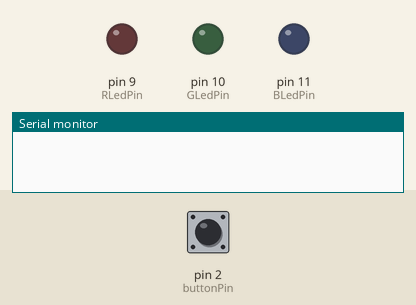
Recording of a sketch running on a simulated Arduino Uno, built with avr-gcc and run on an emulated ATmega328P. On the bench: output pins drawn as LEDs (lit = HIGH), the last lines printed to the serial monitor. Inputs (shaded band) come from the test bench; at power-on: pin 2 (buttonPin) HIGH. Random numbers use the default seed unless the sketch sets one.

Above: at 1.2 s.
1.3 s: pin 2 (buttonPin) pulled LOW for 3.2 s
7.5 s: pin 2 (buttonPin) pulled LOW for 0.15 s
At 9.67 s:
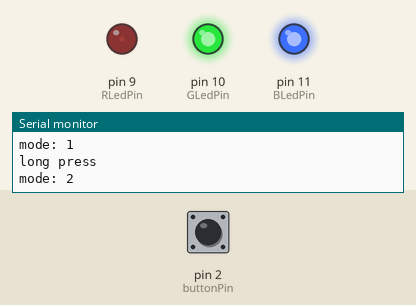
10.6 s: pin 2 (buttonPin) pulled LOW for 1 s
At 13.97 s:
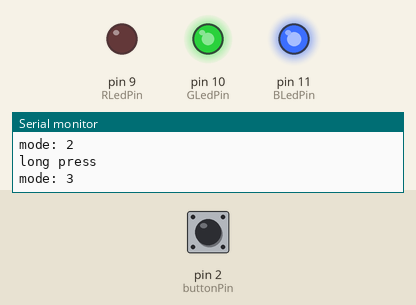
14.6 s: pin 2 (buttonPin) pulled LOW for 0.15 s
17.7 s: pin 2 (buttonPin) pulsed LOW 2 times (0.12 s each, 0.3 s apart)
At 21.0 s:
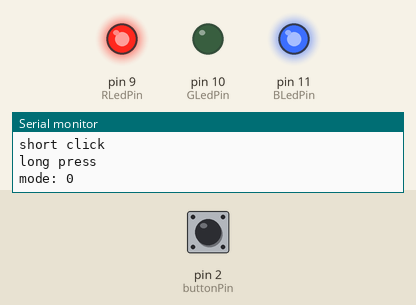
21.3 s: pin 2 (buttonPin) pulsed LOW 5 times (0.12 s each, 0.3 s apart)
At 23.4 s:
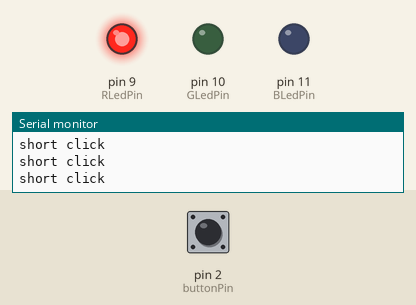
Timing chart, 0 to 25.3 s (numbered marks = the images above; inputs shaded):
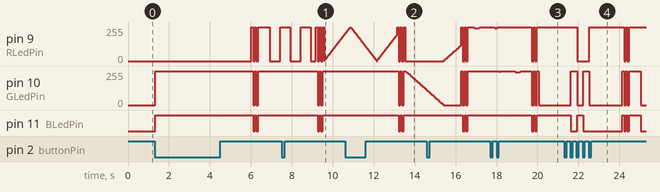

Measured:
- after the input at 7.5 s, pin 10 (GLedPin): alternates 255/255 for 0.08 s and 0/255 for 0.08 s, 4 changes in all, then stays 255/255, starting after 1.8 s; pin 11 (BLedPin): alternates HIGH for 0.08 s and LOW for 0.08 s, 4 changes in all, then stays HIGH, starting after 1.8 s
- after the input at 10.6 s, pin 10 (GLedPin): ramps from 255/255 to 0/255 and jumps back, once every 0.16 s; pin 11 (BLedPin): alternates HIGH for 0.08 s and LOW for 0.08 s, 4 changes in all, then stays HIGH, starting after 2.6 s
- after the input at 17.7 s, pin 11 (BLedPin): alternates HIGH for 0.08 s and LOW for 0.08 s, 4 changes in all, then stays HIGH, starting after 2.0 s
- after the input at 21.3 s, pin 9 (RLedPin): goes 0/255 0.60 s, 255/255 1.7 s, 0/255 0.08 s, 255/255 0.08 s, 0/255 0.08 s, then 255/255, starting after 0.63 s; pin 10 (GLedPin): 0/255 → 255/255 after 0.33 s, → 0/255 0.30 s later, → 255/255 0.30 s later, → 0/255 0.30 s later, … (10 changes in this stretch)

The sketch:

hw3_1_light_stick.ino
```cpp
const int buttonPin = 2;
const int PRESSED = HIGH;
const int RLedPin = 9;
const int GLedPin = 10;
const int BLedPin = 11;

int buttonState = !PRESSED;
bool buttonPressed = false;
unsigned long pressingTime = 0;
const int longPressInterval = 1500;
const int debounceTime = 30;
int lastReading = !PRESSED;
unsigned long lastChangeTime = 0;
bool longPressDone = false;

int currentMode = 0;
const int modeCount = 5;
const int secretMode = 5;

int lightNum = 0;
const int colorCount = 7;
int RLightColor = 0;
int GLightColor = 0;
int BLightColor = 0;
int RCurrentColor = 0;
int GCurrentColor = 0;
int BCurrentColor = 0;

unsigned long blinkTimer = 0;
const int blinkInterval = 500;
bool blinkOn = true;

const int fadeAmount = 2;
int fadeDirection = 1;

int rainbowHue = 0;
unsigned long rainbowTimer = 0;
int rainbowSpeedLevel = 0;
const int rainbowSpeeds[3] = {30, 12, 4};

unsigned long heartbeatStart = 0;
const int heartbeatPeriod = 1000;

int clickCount = 0;
unsigned long lastClickTime = 0;
const int secretClicks = 5;
const unsigned long clickGap = 500;

void setup()
{
  pinMode(buttonPin, INPUT);
  pinMode(RLedPin, OUTPUT);
  pinMode(GLedPin, OUTPUT);
  pinMode(BLedPin, OUTPUT);
  Serial.begin(9600);
}

void loop()
{
  checkButton();
  updateLEDColor();
  setRGBLEDColor(RCurrentColor, GCurrentColor, BCurrentColor);
}

void checkButton(){
  int reading = digitalRead(buttonPin);

  if(reading != lastReading){
    lastChangeTime = millis();
    lastReading = reading;
  }
  if(millis() - lastChangeTime > debounceTime){
    buttonState = reading;
  }
  else{
    return;
  }

  if(buttonState == PRESSED && !buttonPressed){
    pressingTime = millis();
    buttonPressed = true;
    longPressDone = false;
  }

  if(buttonState == PRESSED && buttonPressed && !longPressDone){
    if(millis() - pressingTime >= longPressInterval){
      Serial.println("long press");
      longPressFeedback();
      changeMode();
      longPressDone = true;
      clickCount = 0;
    }
  }

  if(buttonState != PRESSED && buttonPressed){
    if(!longPressDone){
      Serial.println("short click");
      shortClick();
    }
    buttonPressed = false;
  }
}

void shortClick(){
  if(millis() - lastClickTime < clickGap){
    clickCount = clickCount + 1;
  }
  else{
    clickCount = 1;
  }
  lastClickTime = millis();

  if(clickCount >= secretClicks && currentMode != secretMode){
    enterSecretMode();
    clickCount = 0;
  }
  else if(currentMode == 3){
    changeRainbowSpeed();
  }
  else if(currentMode != secretMode){
    changeLEDColor();
  }
}

void enterSecretMode(){
  currentMode = secretMode;
  Serial.println("SECRET MODE: fireworks");
}

void longPressFeedback(){
  for(int i = 0; i < 2; i++){
    setRGBLEDColor(255, 255, 255);
    delay(80);
    setRGBLEDColor(0, 0, 0);
    delay(80);
  }
  setRGBLEDColor(255, 255, 255);
  delay(80);
}

void changeLEDColor(){
  lightNum = lightNum + 1;
  if(lightNum >= colorCount)
    lightNum = 0;

  if(lightNum == 0){
    RLightColor = 0;   GLightColor = 0;   BLightColor = 0;
  }
  if(lightNum == 1){
    RLightColor = 0;   GLightColor = 255; BLightColor = 255;
  }
  if(lightNum == 2){
    RLightColor = 255; GLightColor = 0;   BLightColor = 255;
  }
  if(lightNum == 3){
    RLightColor = 255; GLightColor = 255; BLightColor = 0;
  }
  if(lightNum == 4){
    RLightColor = 0;   GLightColor = 0;   BLightColor = 255;
  }
  if(lightNum == 5){
    RLightColor = 0;   GLightColor = 255; BLightColor = 0;
  }
  if(lightNum == 6){
    RLightColor = 255; GLightColor = 0;   BLightColor = 0;
  }

  RCurrentColor = RLightColor;
  GCurrentColor = GLightColor;
  BCurrentColor = BLightColor;
}

void changeMode(){
  currentMode = currentMode + 1;
  if(currentMode >= modeCount){
    currentMode = 0;
  }
  Serial.print("mode: ");
  Serial.println(currentMode);

  if(currentMode == 1){
    blinkTimer = 0;
    blinkOn = true;
  }
  if(currentMode == 2){
    RCurrentColor = RLightColor;
    GCurrentColor = GLightColor;
    BCurrentColor = BLightColor;
    fadeDirection = 1;
  }
  if(currentMode == 3){
    rainbowHue = 0;
    rainbowTimer = millis();
  }
  if(currentMode == 4){
    heartbeatStart = millis();
  }
}

void changeRainbowSpeed(){
  rainbowSpeedLevel = rainbowSpeedLevel + 1;
  if(rainbowSpeedLevel >= 3)
    rainbowSpeedLevel = 0;
  Serial.print("rainbow speed: ");
  Serial.println(rainbowSpeedLevel);
}

void updateLEDColor(){
  if(currentMode == 0){
    RCurrentColor = RLightColor;
    GCurrentColor = GLightColor;
    BCurrentColor = BLightColor;
  }
  else if(currentMode == 1){
    unsigned long currentTime = millis();
    if(currentTime - blinkTimer > blinkInterval){
      blinkOn = !blinkOn;
      blinkTimer = currentTime;
    }

    if(blinkOn){
      RCurrentColor = RLightColor;
      GCurrentColor = GLightColor;
      BCurrentColor = BLightColor;
    }
    else{
      RCurrentColor = 255;
      GCurrentColor = 255;
      BCurrentColor = 255;
    }
  }
  else if(currentMode == 2){
    bool negativeDir = false;
    if(RLightColor == 0){
      RCurrentColor = RCurrentColor + fadeDirection * fadeAmount;
      if(RCurrentColor > (255 - RLightColor) || (RCurrentColor < 0)){
        negativeDir = true;
      }
      if(RCurrentColor < 0) RCurrentColor = 0;
      if(RCurrentColor > 255) RCurrentColor = 255;
    }
    if(GLightColor == 0){
      GCurrentColor = GCurrentColor + fadeDirection * fadeAmount;
      if(GCurrentColor > (255 - GLightColor) || (GCurrentColor < 0)){
        negativeDir = true;
      }
      if(GCurrentColor < 0) GCurrentColor = 0;
      if(GCurrentColor > 255) GCurrentColor = 255;
    }
    if(BLightColor == 0){
      BCurrentColor = BCurrentColor + fadeDirection * fadeAmount;
      if(BCurrentColor > (255 - BLightColor) || (BCurrentColor < 0)){
        negativeDir = true;
      }
      if(BCurrentColor < 0) BCurrentColor = 0;
      if(BCurrentColor > 255) BCurrentColor = 255;
    }
    if(negativeDir)
      fadeDirection = -fadeDirection;

    delay(10);
  }
  else if(currentMode == 3){
    if(millis() - rainbowTimer > (unsigned long)rainbowSpeeds[rainbowSpeedLevel]){
      rainbowHue = (rainbowHue + 1) % 360;
      rainbowTimer = millis();
    }
    setRainbowColor(rainbowHue);
  }
  else if(currentMode == 4){
    unsigned long t = (millis() - heartbeatStart) % heartbeatPeriod;
    float level = 0;
    if(t < 400)              level = exp(-(float)t / 70.0);
    if(t >= 250 && t < 650)  level = max(level, (float)(0.6 * exp(-(float)(t - 250) / 70.0)));

    RCurrentColor = 255 - (int)((255 - RLightColor) * level);
    GCurrentColor = 255 - (int)((255 - GLightColor) * level);
    BCurrentColor = 255 - (int)((255 - BLightColor) * level);
  }
  else if(currentMode == secretMode){
    static unsigned long burstStart = 0;
    static unsigned long sparkleTimer = 0;
    static bool sparkle = false;
    static int fr = 255, fg = 0, fb = 0;
    static int lastColor = -1;
    unsigned long t = millis() - burstStart;

    if(t >= 1200){
      burstStart = millis();
      t = 0;
      int c = random(0, 7);
      while(c == lastColor){
        c = random(0, 7);
      }
      lastColor = c;
      if(c == 0){ fr = 255; fg = 0;   fb = 0;   }
      if(c == 1){ fr = 0;   fg = 255; fb = 0;   }
      if(c == 2){ fr = 0;   fg = 0;   fb = 255; }
      if(c == 3){ fr = 255; fg = 180; fb = 0;   }
      if(c == 4){ fr = 180; fg = 0;   fb = 255; }
      if(c == 5){ fr = 0;   fg = 255; fb = 255; }
      if(c == 6){ fr = 255; fg = 0;   fb = 120; }
    }

    if(millis() - sparkleTimer > 40){
      sparkleTimer = millis();
      sparkle = (random(0, 10) < 3);
    }

    if(t < 60){
      RCurrentColor = 0; GCurrentColor = 0; BCurrentColor = 0;
    }
    else if(t < 1000){
      float level = exp(-(float)(t - 60) / 250.0);
      if(sparkle && t > 200){
        level = level * 0.3;
      }
      RCurrentColor = 255 - (int)(fr * level);
      GCurrentColor = 255 - (int)(fg * level);
      BCurrentColor = 255 - (int)(fb * level);
    }
    else{
      RCurrentColor = 255; GCurrentColor = 255; BCurrentColor = 255;
    }
  }
}

void setRainbowColor(int hue){
  int r, g, b;
  int x = (hue % 60) * 255 / 60;
  if(hue < 60)       { r = 255;     g = x;       b = 0; }
  else if(hue < 120) { r = 255 - x; g = 255;     b = 0; }
  else if(hue < 180) { r = 0;       g = 255;     b = x; }
  else if(hue < 240) { r = 0;       g = 255 - x; b = 255; }
  else if(hue < 300) { r = x;       g = 0;       b = 255; }
  else               { r = 255;     g = 0;       b = 255 - x; }

  RCurrentColor = 255 - r;
  GCurrentColor = 255 - g;
  BCurrentColor = 255 - b;
}

void setRGBLEDColor(int r, int g, int b){
  analogWrite(RLedPin, r);
  analogWrite(GLedPin, g);
  analogWrite(BLedPin, b);
}
```
